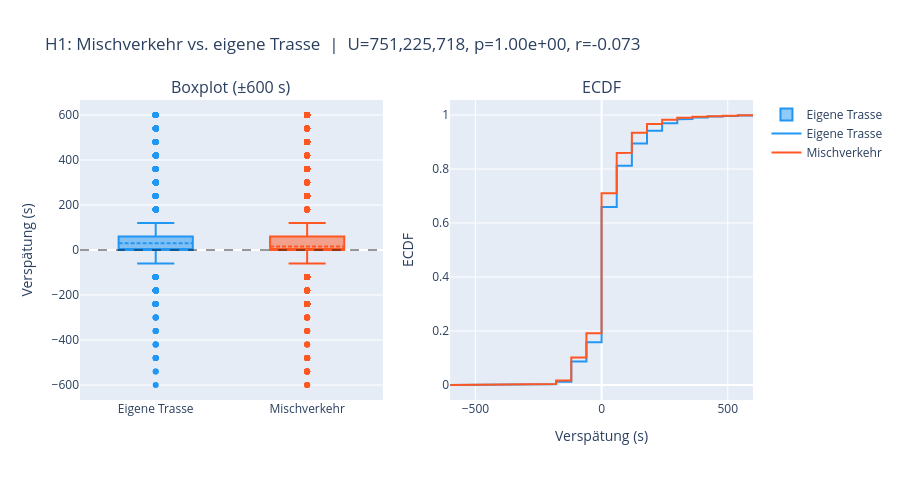

Notebook cell for this chart:
### Code cell
# Visualisierung H1: Boxplot + ECDF
fig = make_subplots(
    rows=1, cols=2,
    subplot_titles=["Boxplot (±600 s)", "ECDF"]
)

for i, (gruppe, farbe) in enumerate([("Eigene Trasse", "#2196F3"), ("Mischverkehr", "#FF5722")]):
    data = h1.loc[h1["gleistyp"] == gruppe, "delay_s"]
    fig.add_trace(
        go.Box(y=data, name=gruppe, marker_color=farbe, boxmean=True,
               showlegend=(i == 0)),
        row=1, col=1
    )
    sorted_d = np.sort(data)
    ecdf_y   = np.arange(1, len(sorted_d) + 1) / len(sorted_d)
    fig.add_trace(
        go.Scatter(x=sorted_d, y=ecdf_y, mode="lines",
                   name=gruppe, line=dict(color=farbe), showlegend=True),
        row=1, col=2
    )

fig.add_hline(y=0, line_dash="dash", line_color="black", opacity=0.4, row=1, col=1)
fig.update_yaxes(title_text="Verspätung (s)", row=1, col=1)
fig.update_xaxes(title_text="Verspätung (s)", row=1, col=2)
fig.update_yaxes(title_text="ECDF", row=1, col=2)
fig.update_layout(
    title=f"H1: Mischverkehr vs. eigene Trasse  |  U={h1_result['U']:,.0f}, "
          f"p={h1_result['p']:.2e}, r={h1_result['r']:.3f}",
    height=480,
)
fig.show()

### Figure 1 — Plotly figure (JSON) as saved in the notebook; plotly's stock layout.template omitted (floating-point values rounded to 4 significant figures; data arrays with more than 128 entries replaced by an {"elided": "..."} marker saying what was removed)
{"data": [{"boxmean": true, "marker": {"color": "#2196F3"}, "name": "Eigene Trasse", "showlegend": true, "type": "box", "xaxis": "x", "y": {"elided": "39347 int values"}, "yaxis": "y"}, {"line": {"color": "#2196F3"}, "mode": "lines", "name": "Eigene Trasse", "showlegend": true, "type": "scatter", "x": {"elided": "39347 int values"}, "xaxis": "x2", "y": {"elided": "39347 float values"}, "yaxis": "y2"}, {"boxmean": true, "marker": {"color": "#FF5722"}, "name": "Mischverkehr", "showlegend": false, "type": "box", "xaxis": "x", "y": {"elided": "41210 int values"}, "yaxis": "y"}, {"line": {"color": "#FF5722"}, "mode": "lines", "name": "Mischverkehr", "showlegend": true, "type": "scatter", "x": {"elided": "41210 int values"}, "xaxis": "x2", "y": {"elided": "41210 float values"}, "yaxis": "y2"}], "layout": {"annotations": [{"font": {"size": 16}, "showarrow": false, "text": "Boxplot (±600 s)", "x": 0.225, "xanchor": "center", "xref": "paper", "y": 1, "yanchor": "bottom", "yref": "paper"}, {"font": {"size": 16}, "showarrow": false, "text": "ECDF", "x": 0.775, "xanchor": "center", "xref": "paper", "y": 1, "yanchor": "bottom", "yref": "paper"}], "height": 480, "shapes": [{"line": {"color": "black", "dash": "dash"}, "opacity": 0.4, "type": "line", "x0": 0, "x1": 1, "xref": "x domain", "y0": 0, "y1": 0, "yref": "y"}], "title": {"text": "H1: Mischverkehr vs. eigene Trasse  |  U=751,225,718, p=1.00e+00, r=-0.073"}, "xaxis": {"anchor": "y", "domain": [0, 0.45]}, "xaxis2": {"anchor": "y2", "domain": [0.55, 1], "title": {"text": "Verspätung (s)"}}, "yaxis": {"anchor": "x", "domain": [0, 1], "title": {"text": "Verspätung (s)"}}, "yaxis2": {"anchor": "x2", "domain": [0, 1], "title": {"text": "ECDF"}}}}
